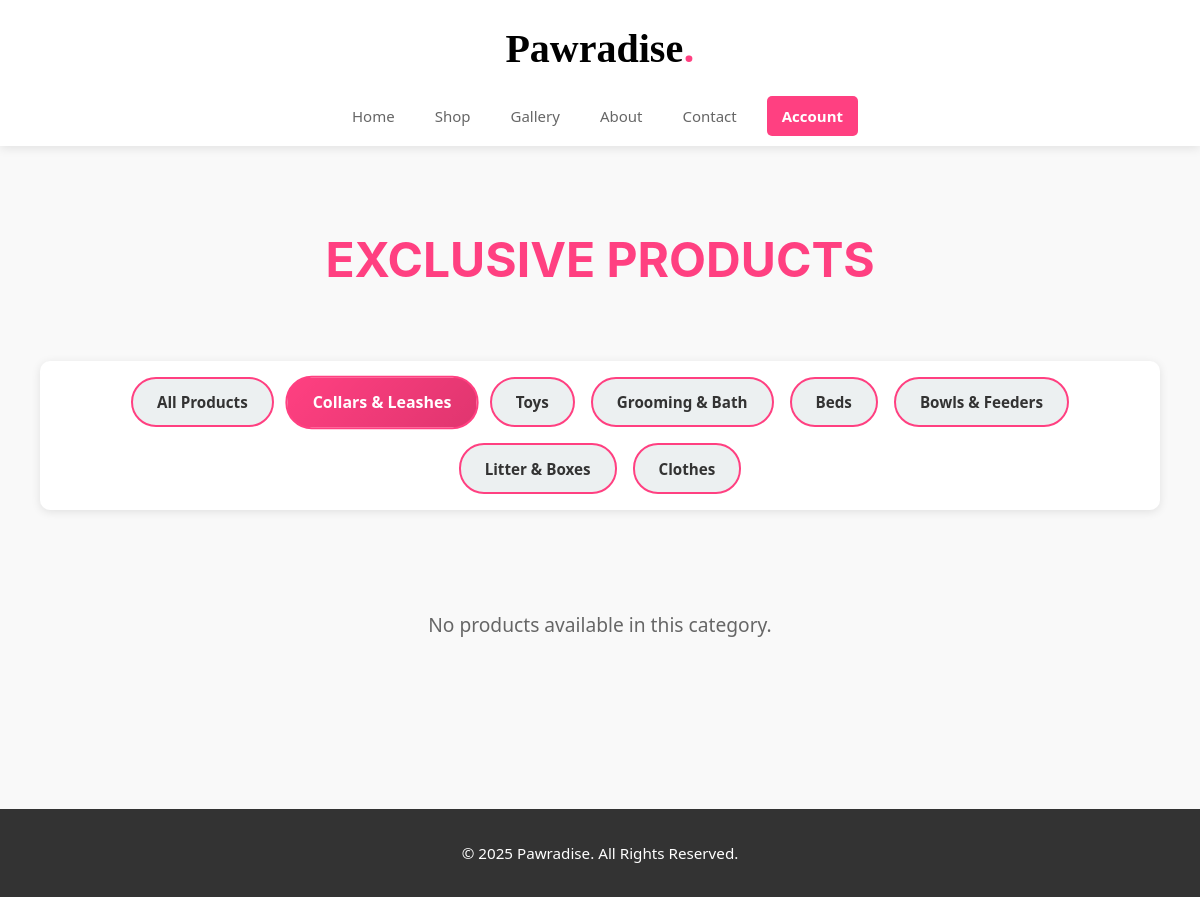
The app's page /shop?category=collars, older data.
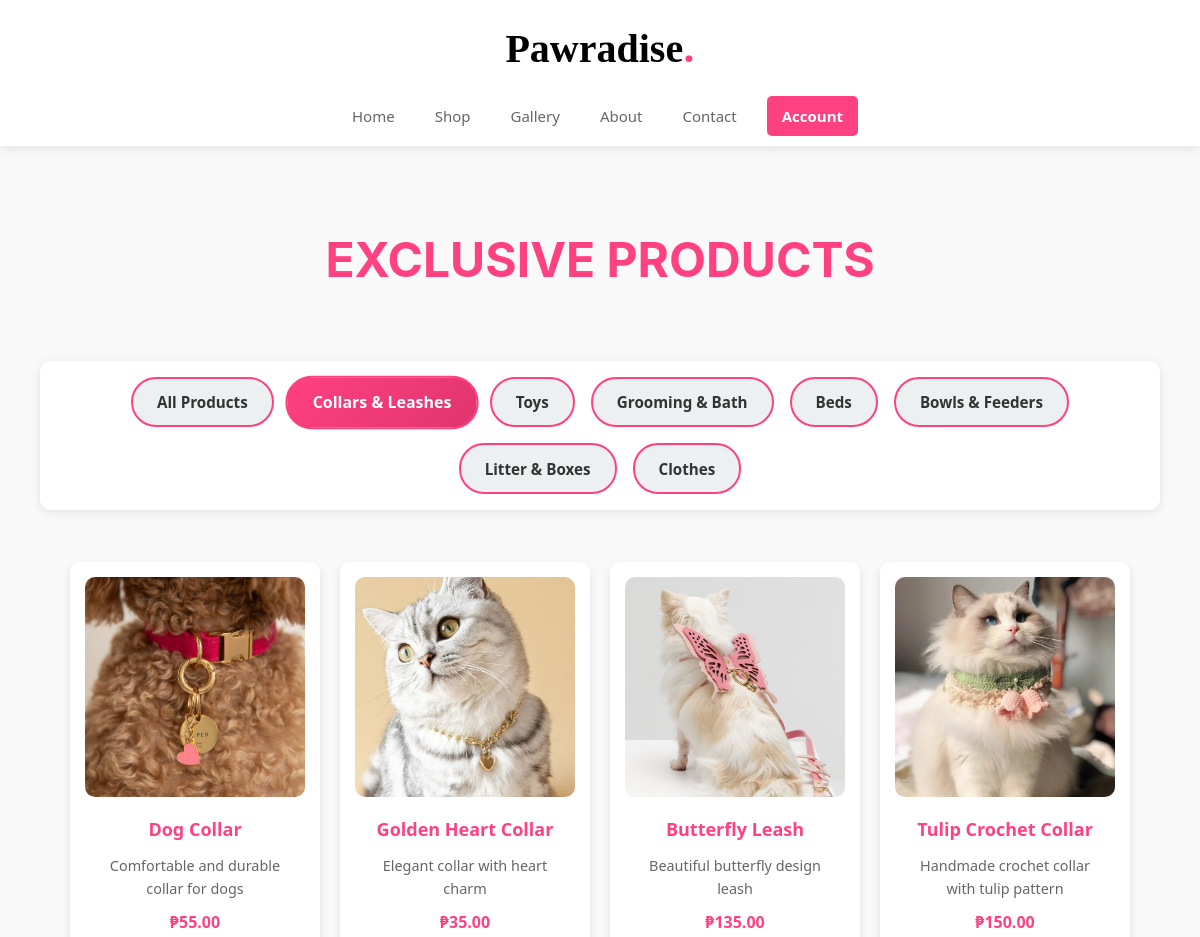
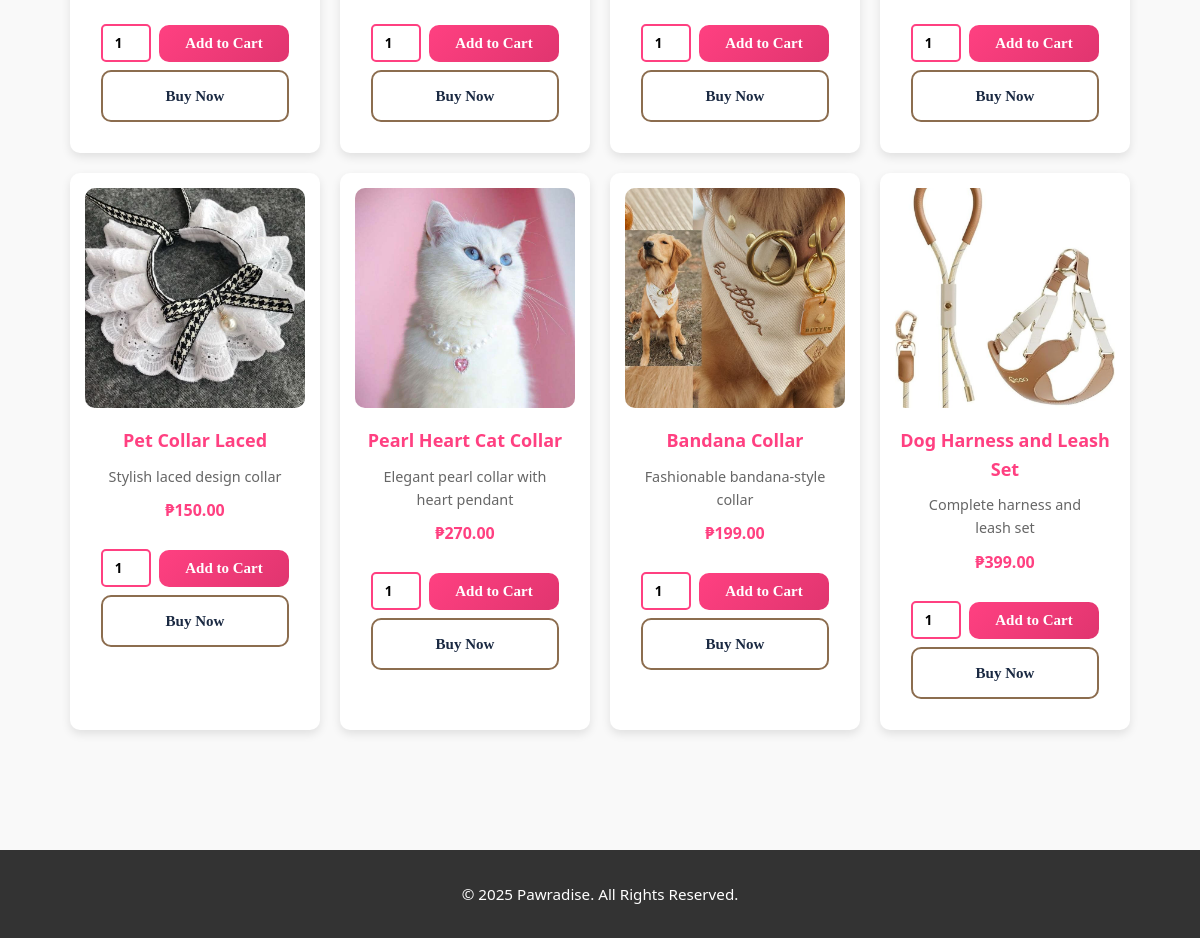
The same page, newer data (2 pictures, top to bottom).
### app.py (models this page shows)
class Product(db.Model):
    id = db.Column(db.Integer, primary_key=True)
    name = db.Column(db.String(100), nullable=False)
    price = db.Column(db.Float, nullable=False)
    description = db.Column(db.Text, nullable=True)
    image = db.Column(db.String(255))
    seller_id = db.Column(db.Integer, db.ForeignKey('user.id'), nullable=True)
    stock = db.Column(db.Integer, default=0)
    sales_count = db.Column(db.Integer, default=0)
    category = db.Column(db.String(50), nullable=True)

### app.py (the view)
@app.route('/shop')
def shop():
    category = request.args.get('category')
    if category:
        products = Product.query.filter_by(category=category).all()
    else:
        products = Product.query.all()
    return render_template('shop.html', products=products)

### app.py (called while the page is built)
@app.context_processor
def utility_processor():
    return dict(timedelta=timedelta, now=datetime.utcnow)

### templates/shop.html (shortened to what this page needs)
{% extends "base.html" %}
{% block content %}
<section class="shop-section">
    <h1 class="heading">EXCLUSIVE PRODUCTS</h1>
    <div class="category-filter">
        <a href="{{ url_for('shop') }}"
            class="filter-btn {% if not request.args.get('category') %}active{% endif %}">
            All Products
        </a>
        <a href="{{ url_for('shop', category='collars') }}"
            class="filter-btn {% if request.args.get('category') == 'collars' %}active{% endif %}">
            Collars & Leashes
        </a>
        <a href="{{ url_for('shop', category='toys') }}"
            class="filter-btn {% if request.args.get('category') == 'toys' %}active{% endif %}">
            Toys
        </a>
        <a href="{{ url_for('shop', category='grooming') }}"
            class="filter-btn {% if request.args.get('category') == 'grooming' %}active{% endif %}">
            Grooming & Bath
        </a>
        <a href="{{ url_for('shop', category='beds') }}"
            class="filter-btn {% if request.args.get('category') == 'beds' %}active{% endif %}">
            Beds
        </a>
        <a href="{{ url_for('shop', category='bowls') }}"
            class="filter-btn {% if request.args.get('category') == 'bowls' %}active{% endif %}">
            Bowls & Feeders
        </a>
        <a href="{{ url_for('shop', category='litter') }}"
            class="filter-btn {% if request.args.get('category') == 'litter' %}active{% endif %}">
            Litter & Boxes
        </a>
        <a href="{{ url_for('shop', category='clothes') }}"
            class="filter-btn {% if request.args.get('category') == 'clothes' %}active{% endif %}">
            Clothes
        </a>
    </div>
    <div class="product-container">
        {% if products %}
            {% for product in products %}
            <div class="product-card">
                {% if product.image %}
                <img src="{{ url_for('static', filename=product.image) }}" alt="{{ product.name }}">
                {% else %}
                <img src="{{ url_for('static', filename='placeholder.jpg') }}" alt="{{ product.name }}">
                {% endif %}
                <h3>{{ product.name }}</h3>
                <p class="product-desc">{{ product.description }}</p>
                <p class="product-price">₱{{ "%.2f"|format(product.price) }}</p>
                {% if product.stock > 0 and session.get('role') != 'admin' %}
                <div class="product-actions">
                    <form action="{{ url_for('add_to_cart', product_id=product.id) }}" method="POST"
                        class="add-to-cart-form">
                        <input type="number" name="quantity" value="1" min="1" max="{{ product.stock }}"
                            class="quantity-input" required>
                        <button type="submit" class="add-cart-btn">Add to Cart</button>
                    </form>
                    <a href="{{ url_for('buy_now', product_id=product.id) }}" class="buy-now-btn">Buy Now</a>
                </div>
                {% elif product.stock <= 0 %}
                <button class="add-cart-btn disabled" disabled>Out of Stock</button>
                {% elif session.get('role') == 'admin' %}
                <p class="disabled-text">Admin View Only</p>
                {% endif %}
            </div>
            {% endfor %}
        {% else %}
            <p class="no-products">No products available in this category.</p>
        {% endif %}
    </div>
</section>
{% endblock %}

Row changes from the older to the newer data that the page shows:
now on this page (row edited): Product: image (picture), name "Dog Collar", description "Comfortable and durable collar for dogs", price "55.00"
now on this page (row edited): Product: image (picture), name "Golden Heart Collar", description "Elegant collar with heart charm", price "35.00"
now on this page (row edited): Product: image (picture), name "Butterfly Leash", description "Beautiful butterfly design leash", price "135.00"
now on this page (row edited): Product: image (picture), name "Tulip Crochet Collar", description "Handmade crochet collar with tulip pattern", price "150.00"
added Product: image (picture), name "Pet Collar Laced", description "Stylish laced design collar", price "150.00"
added Product: image (picture), name "Pearl Heart Cat Collar", description "Elegant pearl collar with heart pendant", price "270.00"
added Product: image (picture), name "Bandana Collar", description "Fashionable bandana-style collar", price "199.00"
added Product: image (picture), name "Dog Harness and Leash Set", description "Complete harness and leash set", price "399.00"
Text that changed along with them:
text no longer shown: "No products available in this category."
